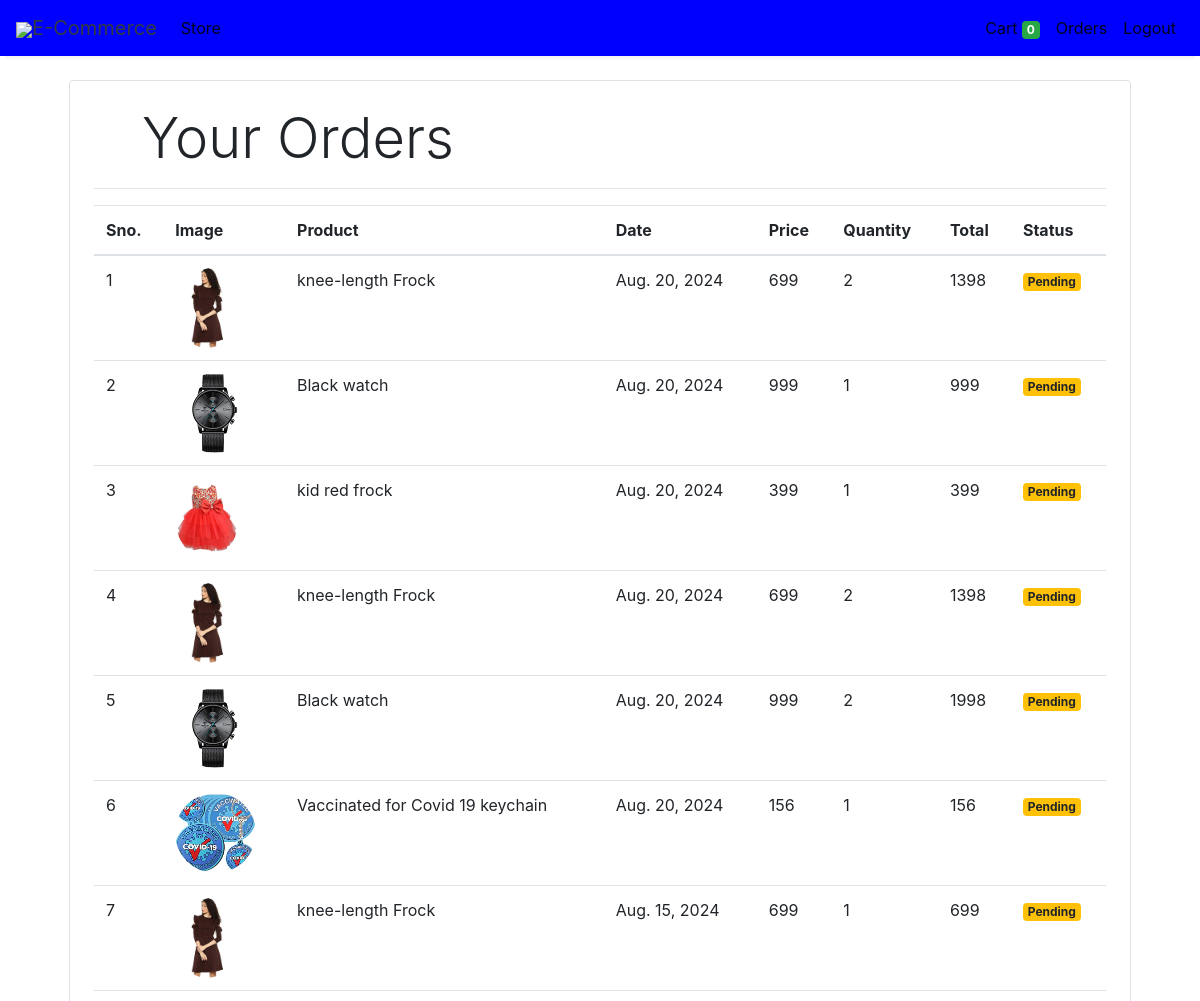
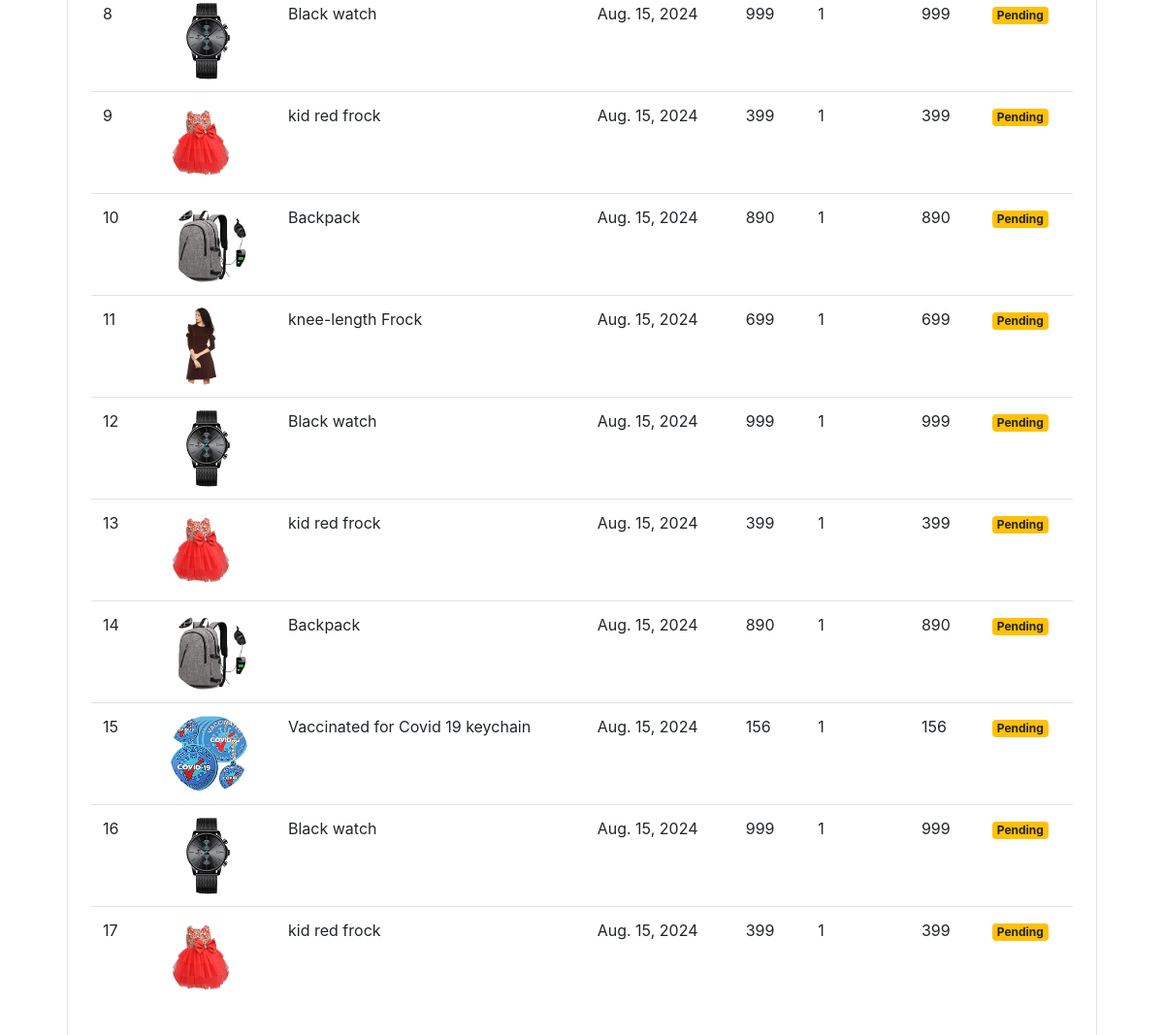
The page /orders (signed in) on the database its author committed (2 pictures, top to bottom).
### store/models/orders.py (models this page shows, shortened)
class Order(models.Model):
    product = models.ForeignKey(Products,
                                on_delete=models.CASCADE)
    customer = models.ForeignKey(Customer,
                                 on_delete=models.CASCADE)
    quantity = models.IntegerField(default=1)
    price = models.IntegerField()
    address = models.CharField (max_length=50, default='', blank=True)
    phone = models.CharField (max_length=50, default='', blank=True)
    date = models.DateField (default=datetime.datetime.today)
    status = models.BooleanField (default=False)
    @staticmethod
    def get_orders_by_customer(customer_id):
        return Order.objects.filter(customer=customer_id).order_by('-date')

### store/models/product.py (models this page shows, shortened)
class Products(models.Model):
    name = models.CharField(max_length=60)
    price= models.IntegerField(default=0)
    category= models.ForeignKey(Category,on_delete=models.CASCADE,default=1 )
    description= models.CharField(max_length=250, default='', blank=True, null= True)
    image= models.ImageField(upload_to='uploads/products/')

### store/middlewares/auth.py (the view)
    def middleware(request):
        print(request.session.get('customer'))
        returnUrl = request.META['PATH_INFO']
        print(request.META['PATH_INFO'])
        if not request.session.get('customer'):
           return redirect(f'login?return_url={returnUrl}')
        response = get_response(request)
        return response

### store/templatetags/custom_filter.py (called while the page is built)
@register.filter(name='multiply')
def multiply(number , number1):
    return number * number1

### store/views/orders.py (called while the page is built)
    def get(self , request ):
        customer = request.session.get('customer')
        orders = Order.get_orders_by_customer(customer)
        print(orders)
        return render(request , 'orders.html'  , {'orders' : orders})

### store/templates/orders.html
{% extends 'base.html' %}
{% block content %}
{% load cart %}
{% load custom_filter %}
<div class="container">
   <div class="border rounded p-4 m-4">
        <p class="display-4 pl-4 ml-4">Your Orders</p>
        <hr>
        <table class="table">
            <thead>
                <tr>
                    <th>Sno.</th>
                    <th>Image</th>
                    <th>Product</th>
                    <th>Date</th>
                    <th>Price</th>
                    <th>Quantity</th>
                    <th>Total</th>
                    <th>Status</th>
                </tr>
            </thead>
            <tbody>
                {% for order in orders %}
                <tr>
                    <td>{{forloop.counter}}</td>
                    <td><img style="height: 80px;" class="rounded-circle" src="{{order.product.image.url}}" alt=""></td>
                    <td>{{order.product.name}}</td>
                    <td>{{order.date}}</td>
                    <td>{{order.price}}</td>
                    <td>{{order.quantity}}</td>
                    <td>{{order.quantity|multiply:order.price}}</td>
                    {% if order.status %}
                    <td><small class="badge badge-success">Completed</small></td>
                    {%else%}
                    <td><small class="badge badge-warning">Pending</small></td>
                    {% endif %}
                </tr>
                {% endfor %}
            </tbody>
        </table>
   </div>
</div>
{% endblock %}

### store/templates/base.html (shortened to what this page needs)
<!doctype html>
<html lang="en">
<head>
  <link rel="stylesheet" href="https://maxcdn.bootstrapcdn.com/bootstrap/4.0.0/css/bootstrap.min.css"
>
</head>
<body>
<nav class="one-edge-shadow
  navbar navbar-light
  sticky-top navbar
  navbar-expand-lg
  text-white">
    <a class="navbar-brand ms-3 text-dark " href="/">
    <link rel="stylesheet" href="https://use.fontawesome.com/releases/v5.7.0/css/all.css">
    <img src="https://www.freepnglogos.com/uploads/shopping-cart-png/shopping-cart-svg-png-icon-download-28.png" style="width:50px;height:50px,color:text-light;">E-Commerce</a>
    <div class="collapse navbar-collapse" id="navbarSupportedContent">
      <ul class="navbar-nav mr-auto">
        <li class="nav-item active">
          <a class="nav-link" href="/store">Store <span class="sr-only">(current)</span></a>
        </li>
          </ul>
      <ul class=" navbar-nav my-2 my-lg-0">
        <li class="nav-item active">
          <a class="nav-link" href="/cart">Cart
            <span class="badge badge-success">{{request.session.cart.keys|length}}</span>
            <span class="sr-only">(current)</span></a>
        </li>
        {% if request.session.customer %}
        <li class="nav-item active ">
          <a class="nav-link" href="/orders">Orders<span class="sr-only">(current)</span></a>
        </li>
        <li class="nav-item active ">
          <a class="nav-link" href="/logout">Logout<span class="sr-only">(current)</span></a>
        </li>
        {% endif %}
      </ul>
    </div>
  </nav>
  {% block content %}{% endblock %}
</body>
</html>

### store/templates/base.html (style rules this page uses)
nav { background-color: blue; }
.one-edge-shadow { box-shadow: 0 8px 2px -5px rgb(246, 245, 245); }

### rows shown on the page
Order: product.image (picture), product.name "knee-length Frock", date "Aug. 20, 2024", price "699", quantity "2", quantity|multiply "1398", status "Pending"
Order: product.image (picture), product.name "Black watch", date "Aug. 20, 2024", price "999", quantity "1", quantity|multiply "999", status "Pending"
Order: product.image (picture), product.name "kid red frock", date "Aug. 20, 2024", price "399", quantity "1", quantity|multiply "399", status "Pending"
Order: product.image (picture), product.name "knee-length Frock", date "Aug. 20, 2024", price "699", quantity "2", quantity|multiply "1398", status "Pending"
Order: product.image (picture), product.name "Black watch", date "Aug. 20, 2024", price "999", quantity "2", quantity|multiply "1998", status "Pending"
Order: product.image (picture), product.name "Vaccinated for Covid 19 keychain", date "Aug. 20, 2024", price "156", quantity "1", quantity|multiply "156", status "Pending"
Order: product.image (picture), product.name "knee-length Frock", date "Aug. 15, 2024", price "699", quantity "1", quantity|multiply "699", status "Pending"
Order: product.image (picture), product.name "Black watch", date "Aug. 15, 2024", price "999", quantity "1", quantity|multiply "999", status "Pending"
Order: product.image (picture), product.name "kid red frock", date "Aug. 15, 2024", price "399", quantity "1", quantity|multiply "399", status "Pending"
Order: product.image (picture), product.name "Backpack", date "Aug. 15, 2024", price "890", quantity "1", quantity|multiply "890", status "Pending"
Order: product.image (picture), product.name "knee-length Frock", date "Aug. 15, 2024", price "699", quantity "1", quantity|multiply "699", status "Pending"
Order: product.image (picture), product.name "Black watch", date "Aug. 15, 2024", price "999", quantity "1", quantity|multiply "999", status "Pending"
Order: product.image (picture), product.name "kid red frock", date "Aug. 15, 2024", price "399", quantity "1", quantity|multiply "399", status "Pending"
Order: product.image (picture), product.name "Backpack", date "Aug. 15, 2024", price "890", quantity "1", quantity|multiply "890", status "Pending"
Order: product.image (picture), product.name "Vaccinated for Covid 19 keychain", date "Aug. 15, 2024", price "156", quantity "1", quantity|multiply "156", status "Pending"
Order: product.image (picture), product.name "Black watch", date "Aug. 15, 2024", price "999", quantity "1", quantity|multiply "999", status "Pending"
Order: product.image (picture), product.name "kid red frock", date "Aug. 15, 2024", price "399", quantity "1", quantity|multiply "399", status "Pending"

### other values the page prints
{{ request.session.cart.keys|length }} "0"
